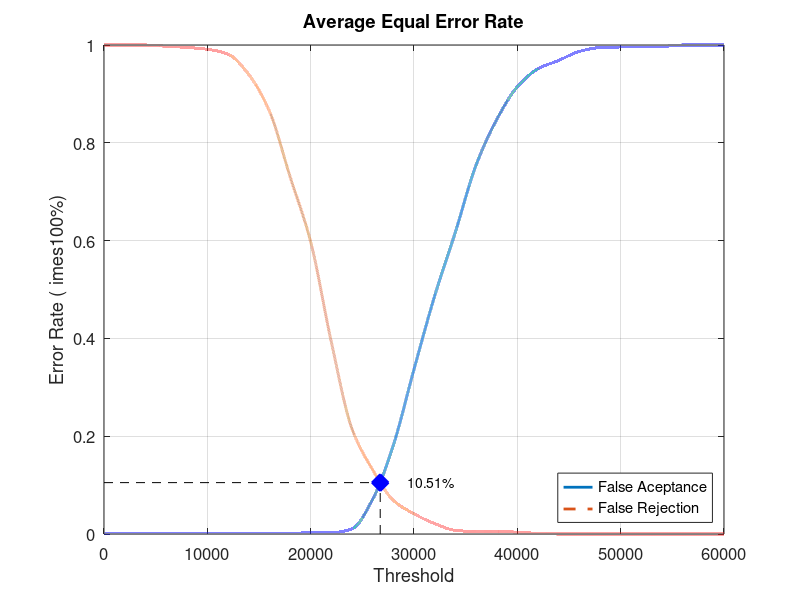
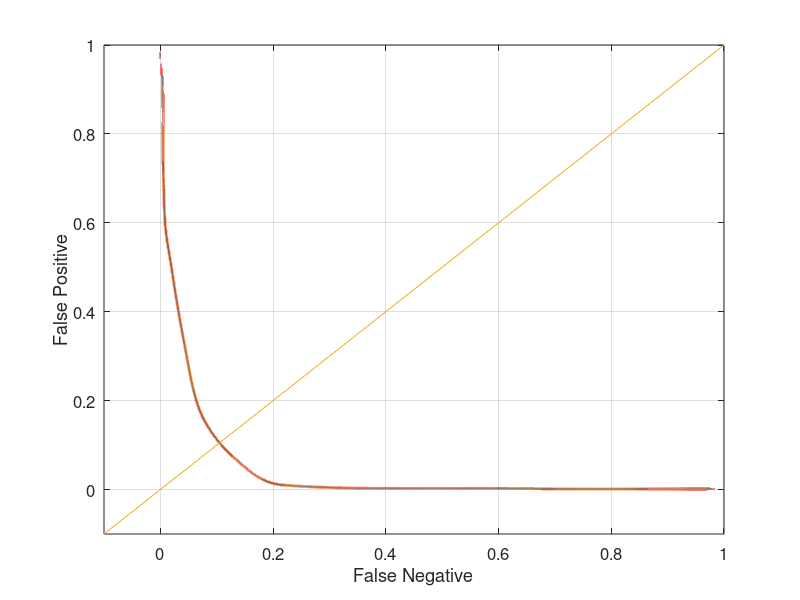

MATLAB code to generate these figures, in order:
close all;
clear;
clc;
x = 0:2000:60000;
xq = 0:0.5:60000;

y0 = [0 0.00131579 0.00131579 0.00131579 0.00131579 0.00131579 0.00131579 0.00131579 0.00131579 0.00131579 0.00263158 0.00263158 0.0105263 0.0710526 0.181579 0.336842 0.486842 0.617105 0.753947 0.847368 0.914474 0.951316 0.968421 0.986842 0.994737 0.996053 0.997368 0.997368 1 1 1]
yy0 = interp1(x, y0, xq, 'pchip');
y1 = [1 1 1 0.9975 0.995 0.99125 0.98125 0.94 0.865 0.73125 0.5975 0.3925 0.215 0.13125 0.06875 0.04125 0.02125 0.0075 0.005 0.005 0.00375 0.00125 0 0 0 0 0 0 0 0 0]
yy1 = interp1(x, y1, xq, 'pchip');

% Calculating EER: 
y2 = abs(y0 - y1);
find(y2 == min(y2))
yy2 = abs(yy0 - yy1);
xEER = find(yy2 == min(yy2));
xEERIndex = xq(xEER) % X-axis EER
yEER = yy0(xEER) % Y-axis EER

main = figure
plot(xq, yy0,'-','LineWidth', 2);	hold on
plot(xq, yy1,'--','LineWidth', 2);	hold on
plot([xEERIndex xEERIndex], [0 yEER], 'k--');	hold on
plot([0 xEERIndex], [yEER yEER], 'k--');	hold on
plot(xEERIndex, yEER, 'bx', 'LineWidth', 10);	hold on
text(xEERIndex + 10 * xEERIndex / 100, yEER, [num2str(round((10000 * yEER)) / 100) '%'])
legend('False Aceptance', 'False Rejection', 'Location', 'SouthEast')
xlabel('Threshold')
ylabel('Error Rate (	imes100%)')
title('Average Equal Error Rate')
set(gca, 'FontSize', 12)
axis([0 60000 0 1])
grid on

print(main, 'Experiment1AverageMain', '-dpng');
FNRxFPR = figure('Color', [1 1 1]);
plot(yy1, yy0, '-', yy1, yy0, 'LineWidth', 2);
hold on
y = -0.1:0.1:1
plot(y, y); 
set(gca, 'FontSize', 12)
xlabel('False Negative')
ylabel('False Positive')
axis([-0.1 1 -0.1 1])
set(gca, 'FontSize', 12)
grid on

print(FNRxFPR, 'Experiment1AverageFNRxFPR','-dpng');
